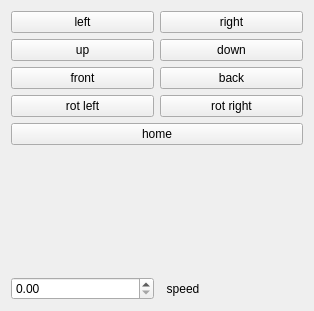
<?xml version="1.0" encoding="UTF-8"?>
<ui version="4.0">
 <class>guiDlg</class>
 <widget class="QWidget" name="guiDlg">
  <property name="geometry">
   <rect>
    <x>0</x>
    <y>0</y>
    <width>314</width>
    <height>311</height>
   </rect>
  </property>
  <property name="windowTitle">
   <string>Arm Inverse Controller</string>
  </property>
  <layout class="QVBoxLayout" name="verticalLayout_3">
   <item>
    <layout class="QVBoxLayout" name="verticalLayout_2">
     <item>
      <layout class="QVBoxLayout" name="verticalLayout">
       <item>
        <layout class="QHBoxLayout" name="horizontalLayout">
         <item>
          <widget class="QPushButton" name="pushButton_left">
           <property name="text">
            <string>left</string>
           </property>
          </widget>
         </item>
         <item>
          <widget class="QPushButton" name="pushButton_right">
           <property name="text">
            <string>right</string>
           </property>
          </widget>
         </item>
        </layout>
       </item>
       <item>
        <layout class="QHBoxLayout" name="horizontalLayout_2">
         <item>
          <widget class="QPushButton" name="pushButton_up">
           <property name="text">
            <string>up</string>
           </property>
          </widget>
         </item>
         <item>
          <widget class="QPushButton" name="pushButton_down">
           <property name="text">
            <string>down</string>
           </property>
          </widget>
         </item>
        </layout>
       </item>
       <item>
        <layout class="QHBoxLayout" name="horizontalLayout_3">
         <item>
          <widget class="QPushButton" name="pushButton_front">
           <property name="text">
            <string>front</string>
           </property>
          </widget>
         </item>
         <item>
          <widget class="QPushButton" name="pushButton_back">
           <property name="text">
            <string>back</string>
           </property>
          </widget>
         </item>
        </layout>
       </item>
       <item>
        <layout class="QHBoxLayout" name="horizontalLayout_5">
         <item>
          <widget class="QPushButton" name="pushButton_rot_left">
           <property name="text">
            <string>rot left</string>
           </property>
          </widget>
         </item>
         <item>
          <widget class="QPushButton" name="pushButton_rot_right">
           <property name="text">
            <string>rot right</string>
           </property>
          </widget>
         </item>
        </layout>
       </item>
      </layout>
     </item>
     <item>
      <widget class="QPushButton" name="pushButton_home">
       <property name="text">
        <string>home</string>
       </property>
      </widget>
     </item>
     <item>
      <spacer name="verticalSpacer">
       <property name="orientation">
        <enum>Qt::Vertical</enum>
       </property>
       <property name="sizeHint" stdset="0">
        <size>
         <width>20</width>
         <height>40</height>
        </size>
       </property>
      </spacer>
     </item>
     <item>
      <layout class="QHBoxLayout" name="horizontalLayout_4">
       <item>
        <widget class="QDoubleSpinBox" name="doubleSpinBox"/>
       </item>
       <item>
        <widget class="QLabel" name="label">
         <property name="text">
          <string>  speed</string>
         </property>
        </widget>
       </item>
      </layout>
     </item>
    </layout>
   </item>
  </layout>
 </widget>
 <resources/>
 <connections/>
</ui>
